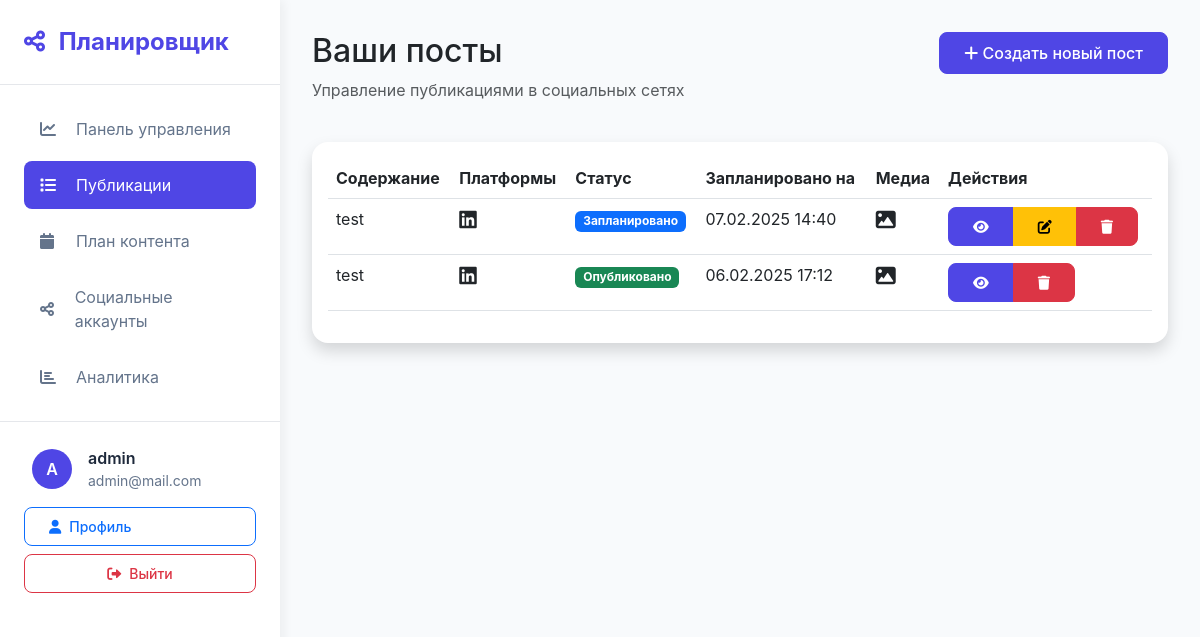
The page /posts/ (signed in) on the database its author committed.
### posts/models.py (models this page shows, shortened)
class Post(models.Model):
    STATUS_CHOICES = [
        ('draft', 'Draft'),
        ('scheduled', 'Scheduled'),
        ('published', 'Published'),
        ('failed', 'Failed'),
    ]
    user = models.ForeignKey(User, on_delete=models.CASCADE)
    content = models.TextField()
    scheduled_time = models.DateTimeField()
    social_accounts = models.ManyToManyField(SocialAccount)
    status = models.CharField(max_length=20, choices=STATUS_CHOICES, default='draft')
    created_at = models.DateTimeField(auto_now_add=True)
    updated_at = models.DateTimeField(auto_now=True)
    published_at = models.DateTimeField(null=True, blank=True)

class MediaAttachment(models.Model):
    MEDIA_TYPES = [
        ('image', 'Image'),
        ('video', 'Video'),
    ]
    post = models.ForeignKey(Post, related_name='media_attachments', on_delete=models.CASCADE)
    file = models.FileField(upload_to='post_media/')
    media_type = models.CharField(max_length=10, choices=MEDIA_TYPES)
    created_at = models.DateTimeField(auto_now_add=True)

### social_accounts/models.py (models this page shows, shortened)
class SocialAccount(models.Model):
    PLATFORM_CHOICES = [
        ('twitter', 'Twitter'),
        ('instagram', 'Instagram'),
        ('linkedin', 'LinkedIn'),
    ]
    user = models.ForeignKey(User, on_delete=models.CASCADE)
    platform = models.CharField(max_length=20, choices=PLATFORM_CHOICES)
    account_id = models.CharField(max_length=255)
    account_name = models.CharField(max_length=255)
    access_token = models.TextField()
    refresh_token = models.TextField(null=True, blank=True)
    token_expires_at = models.DateTimeField(null=True, blank=True)
    is_active = models.BooleanField(default=True)
    created_at = models.DateTimeField(auto_now_add=True)
    updated_at = models.DateTimeField(auto_now=True)
    class Meta:
        unique_together = ['user', 'platform', 'account_id']

### posts/views.py (the view)
# urls.py: path('', views.post_list, name='post_list'),
@login_required
def post_list(request):
    posts = Post.objects.filter(user=request.user).order_by('-created_at')
    return render(request, 'posts/post_list.html', {'posts': posts})

### templates/posts/post_list.html (shortened to what this page needs)
{% extends 'base.html' %}
{% block content %}
<div class="row mb-4">
    <div class="col-md-8">
        <h2>Ваши посты</h2>
        <p class="text-muted">Управление публикациями в социальных сетях</p>
    </div>
    <div class="col-md-4 text-end">
        <a href="{% url 'post_create' %}" class="btn btn-primary">
            <i class="fas fa-plus"></i> Создать новый пост
        </a>
    </div>
</div>
<div class="row">
    <div class="col-md-12">
        <div class="card shadow">
            <div class="card-body">
                {% if posts %}
                    <div class="table-responsive">
                        <table class="table">
                            <thead>
                                <tr>
                                    <th>Содержание</th>
                                    <th>Платформы</th>
                                    <th>Статус</th>
                                    <th>Запланировано на</th>
                                    <th>Медиа</th>
                                    <th>Действия</th>
                                </tr>
                            </thead>
                            <tbody>
                                {% for post in posts %}
                                    <tr>
                                        <td>{{ post.content|truncatechars:50 }}</td>
                                        <td>
                                            {% for account in post.social_accounts.all %}
                                                <i class="fab fa-{{ account.platform }} fa-lg me-1" title="{{ account.account_name }}"></i>
                                            {% endfor %}
                                        </td>
                                        <td>
                                            <span class="badge {% if post.status == 'published' %}bg-success{% elif post.status == 'scheduled' %}bg-primary{% elif post.status == 'failed' %}bg-danger{% else %}bg-secondary{% endif %}">
                                                {% if post.status == 'published' %}Опубликовано
                                                {% elif post.status == 'scheduled' %}Запланировано
                                                {% elif post.status == 'failed' %}Ошибка
                                                {% else %}Черновик{% endif %}
                                            </span>
                                        </td>
                                        <td>{{ post.scheduled_time|date:"d.m.Y H:i" }}</td>
                                        <td>
                                            {% for media in post.media_attachments.all %}
                                                <i class="fas fa-{% if media.media_type == 'image' %}image{% else %}video{% endif %} fa-lg me-1"></i>
                                            {% endfor %}
                                        </td>
                                        <td>
                                            <div class="btn-group">
                                                <a href="{% url 'post_detail' post.id %}" class="btn btn-sm btn-primary">
                                                    <i class="fas fa-eye"></i>
                                                </a>
                                                {% if post.status != 'published' %}
                                                <a href="{% url 'post_edit' post.id %}" class="btn btn-sm btn-warning">
                                                    <i class="fas fa-edit"></i>
                                                </a>
                                                {% endif %}
                                                <a href="{% url 'post_delete' post.id %}" class="btn btn-sm btn-danger">
                                                    <i class="fas fa-trash"></i>
                                                </a>
                                            </div>
                                        </td>
                                    </tr>
                                {% empty %}
                                    <tr>
                                        <td colspan="6" class="text-center">Постов пока нет</td>
                                    </tr>
                                {% endfor %}
                            </tbody>
                        </table>
                    </div>
                {% endif %}
            </div>
        </div>
    </div>
</div>
{% endblock %}

### templates/base.html (shortened to what this page needs)
{% load static %}
{% load i18n %}
<!DOCTYPE html>
<html lang="en">
<head>
    <link href="https://cdn.jsdelivr.net/npm/bootstrap@5.3.0/dist/css/bootstrap.min.css" rel="stylesheet">
    <link href="https://cdnjs.cloudflare.com/ajax/libs/font-awesome/6.0.0/css/all.min.css" rel="stylesheet">
</head>
<body>
    <div class="sidebar">
        <div class="sidebar-header">
            <a href="{% url 'home' %}" class="sidebar-brand">
                <i class="fas fa-share-nodes me-2"></i>
                Планировщик
            </a>
        </div>
        <div class="sidebar-nav">
            {% if user.is_authenticated %}
                <div class="nav-item">
                    <a href="{% url 'dashboard' %}" class="nav-link {% if request.resolver_match.url_name == 'dashboard' %}active{% endif %}">
                        <i class="fas fa-chart-line"></i>
                        Панель управления
                    </a>
                </div>
                <div class="nav-item">
                    <a href="{% url 'post_list' %}" class="nav-link {% if request.resolver_match.url_name == 'post_list' %}active{% endif %}">
                        <i class="fas fa-list"></i>
                        Публикации
                    </a>
                </div>
                <div class="nav-item">
                    <a href="{% url 'content_plan' %}" class="nav-link {% if request.resolver_match.url_name == 'content_plan' %}active{% endif %}">
                        <i class="fas fa-calendar"></i>
                        План контента
                    </a>
                </div>
                <div class="nav-item">
                    <a href="{% url 'social_accounts' %}" class="nav-link {% if request.resolver_match.url_name == 'social_accounts' %}active{% endif %}">
                        <i class="fas fa-share-alt"></i>
                        Социальные аккаунты
                    </a>
                </div>
                <div class="nav-item">
                    <a href="{% url 'analytics' %}" class="nav-link {% if request.resolver_match.url_name == 'analytics' %}active{% endif %}">
                        <i class="fas fa-chart-bar"></i>
                        Аналитика
                    </a>
                </div>
            {% endif %}
        </div>
        {% if user.is_authenticated %}
            <div class="user-menu mt-auto">
                <div class="user-info mb-2">
                    <div class="user-avatar">
                        {{ user.username|first|upper }}
                    </div>
                    <div class="user-details">
                        <p class="user-name">{{ user.username }}</p>
                        <p class="user-email">{{ user.email }}</p>
                    </div>
                </div>
                <div class="d-grid gap-2">
                    <a href="{% url 'profile' %}" class="btn btn-outline-primary btn-sm d-flex align-items-center">
                        <i class="fas fa-user me-2"></i> Профиль
                    </a>
                    <form method="post" action="{% url 'logout' %}">
                        <button type="submit" class="btn btn-outline-danger btn-sm w-100 d-flex align-items-center justify-content-center">
                            <i class="fas fa-sign-out-alt me-2"></i> Выйти
                        </button>
                    </form>
                </div>
            </div>
        {% endif %}
    </div>
    <div class="main-content">
        {% block content %}{% endblock %}
    </div>
</body>
</html>

### templates/base.html (style rules this page uses)
:root { --primary-color: #4f46e5; --primary-dark: #4338ca; --secondary-color: #8b5cf6; --success-color: #10b981; --danger-color: #ef4444; --warning-color: #f59e0b; --info-color: #3b82f6; --sidebar-width: 280px; }
body { background-color: #f8fafc; font-family: 'Inter', -apple-system, BlinkMacSystemFont, 'Segoe UI', Roboto, sans-serif; }
.sidebar { position: fixed; left: 0; top: 0; bottom: 0; width: var(--sidebar-width); background: white; box-shadow: 4px 0 10px rgba(0, 0, 0, 0.05); z-index: 1000; transition: all 0.3s ease; }
.sidebar-header { padding: 1.5rem; border-bottom: 1px solid #e5e7eb; }
.sidebar-brand { font-size: 1.5rem; font-weight: 700; color: var(--primary-color); text-decoration: none; }
.sidebar-nav { padding: 1rem 0; }
.nav-item { padding: 0.25rem 1.5rem; }
.nav-link { display: flex; align-items: center; padding: 0.75rem 1rem; color: #64748b; border-radius: 0.5rem; transition: all 0.2s ease; }
.nav-link.active { background: var(--primary-color); color: white; }
.nav-link i { width: 1.5rem; margin-right: 0.75rem; }
.main-content { margin-left: var(--sidebar-width); padding: 2rem; min-height: 100vh; }
.card { border: none; border-radius: 1rem; box-shadow: 0 1px 3px rgba(0, 0, 0, 0.1); transition: all 0.3s ease; }
.btn { padding: 0.5rem 1.5rem; border-radius: 0.5rem; font-weight: 500; transition: all 0.3s ease; }
.btn-primary { background: var(--primary-color); border-color: var(--primary-color); }
.user-menu { padding: 1rem 1.5rem; border-top: 1px solid #e5e7eb; margin-top: auto; }
.user-info { display: flex; align-items: center; gap: 1rem; padding: 0.5rem; border-radius: 0.5rem; transition: all 0.2s ease; }
.user-avatar { width: 2.5rem; height: 2.5rem; border-radius: 50%; background: var(--primary-color); color: white; display: flex; align-items: center; justify-content: center; font-weight: 600; }
.user-details { flex: 1; }
.user-name { font-weight: 600; color: #1e293b; margin: 0; }
.user-email { font-size: 0.875rem; color: #64748b; margin: 0; }

### rows shown on the page
Post: content "test", status "Запланировано", scheduled_time "07.02.2025 14:40"
Post: content "test", status "Опубликовано", scheduled_time "06.02.2025 17:12"

### other values the page prints
{{ user.username|first|upper }} "A"
{{ user.username }} "admin"
{{ user.email }} "admin@mail.com"
